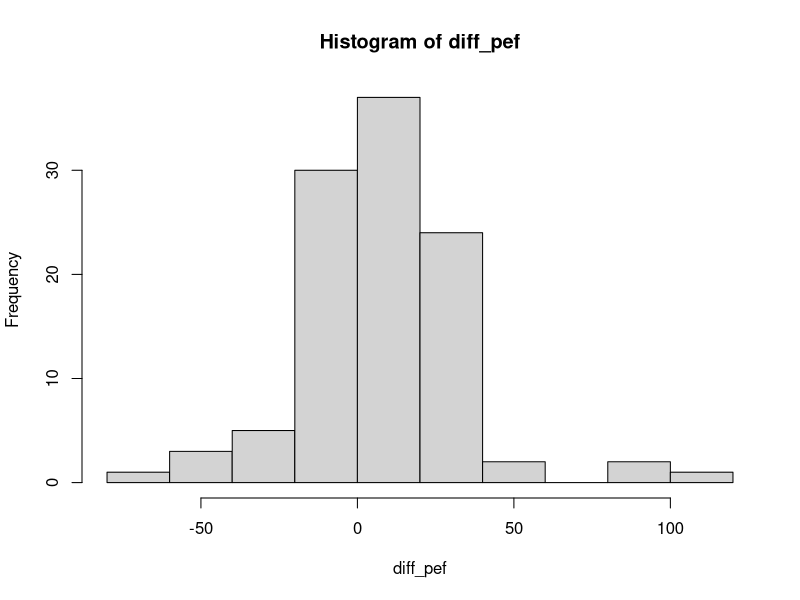
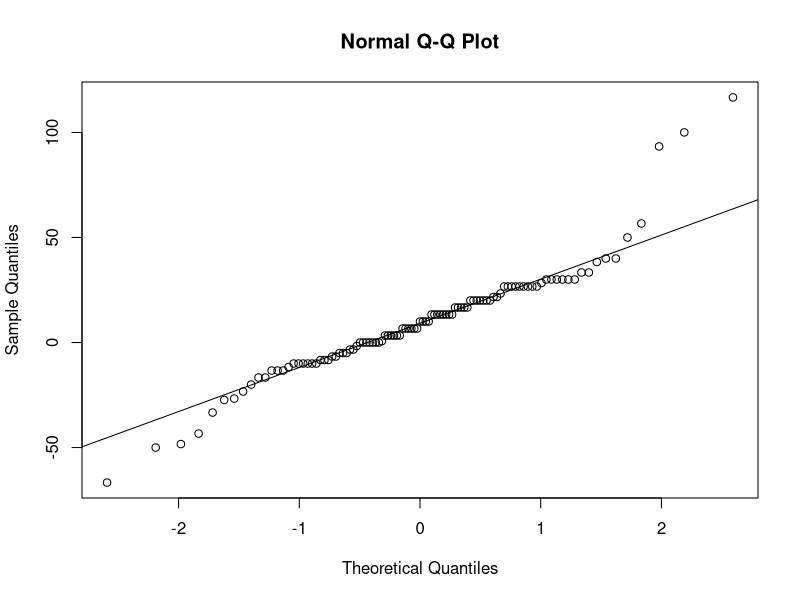
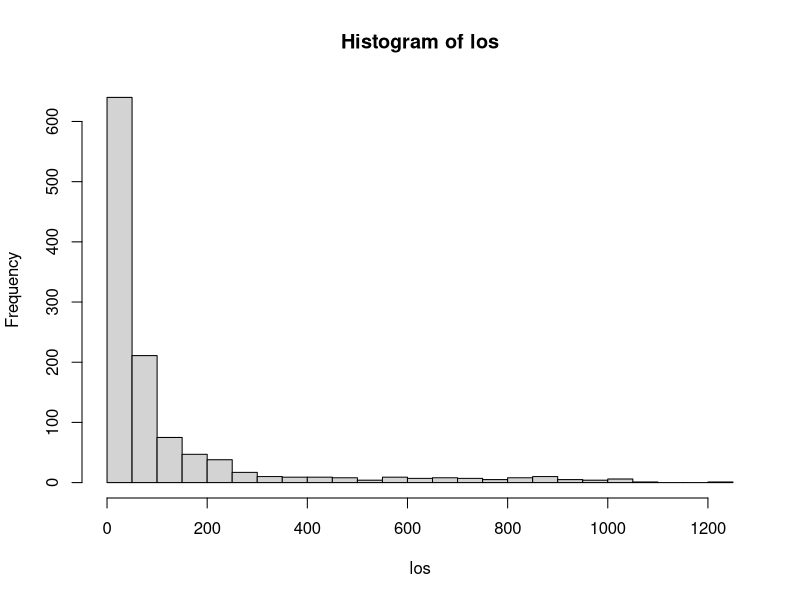
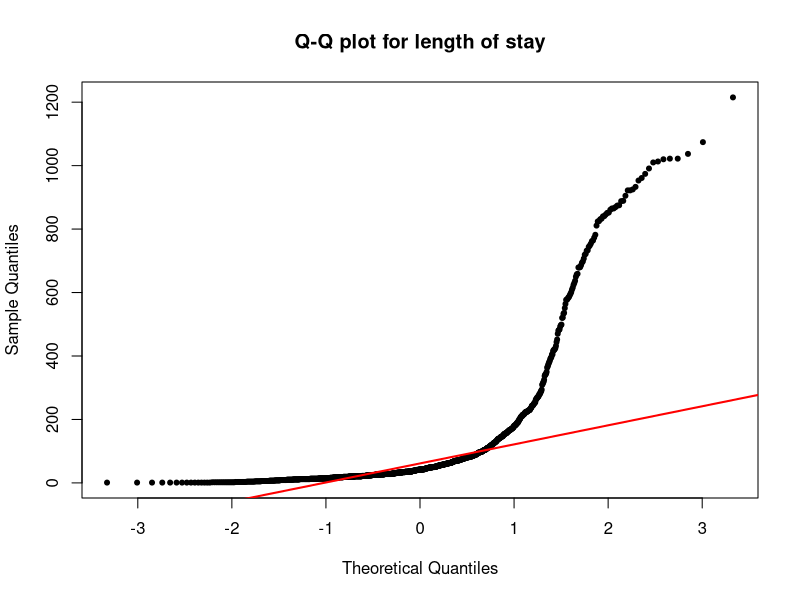
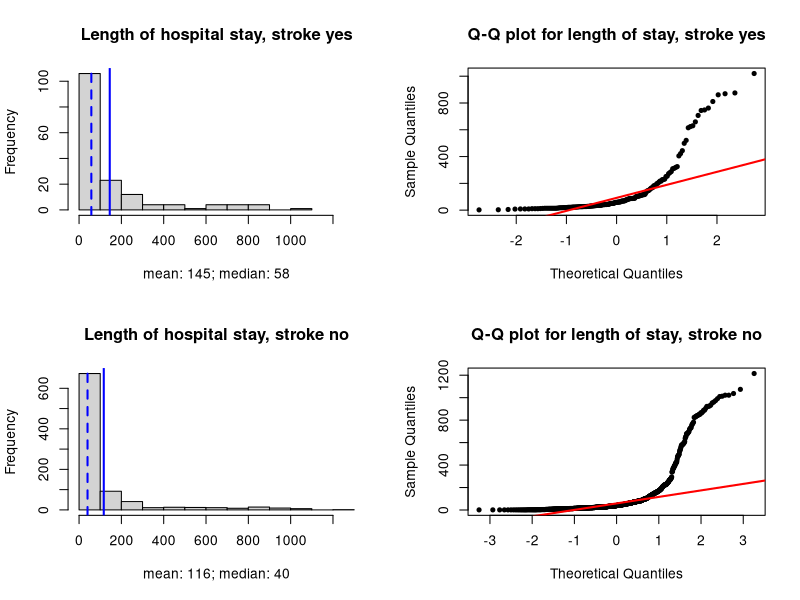
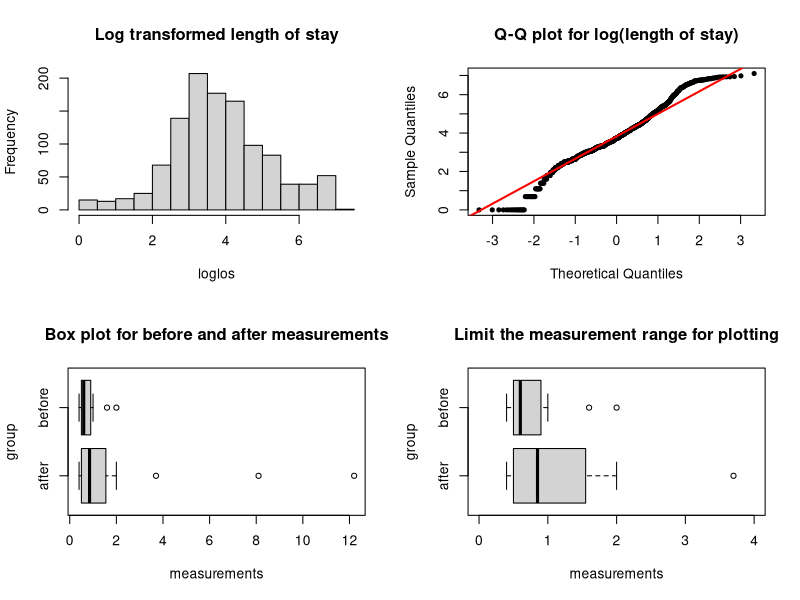
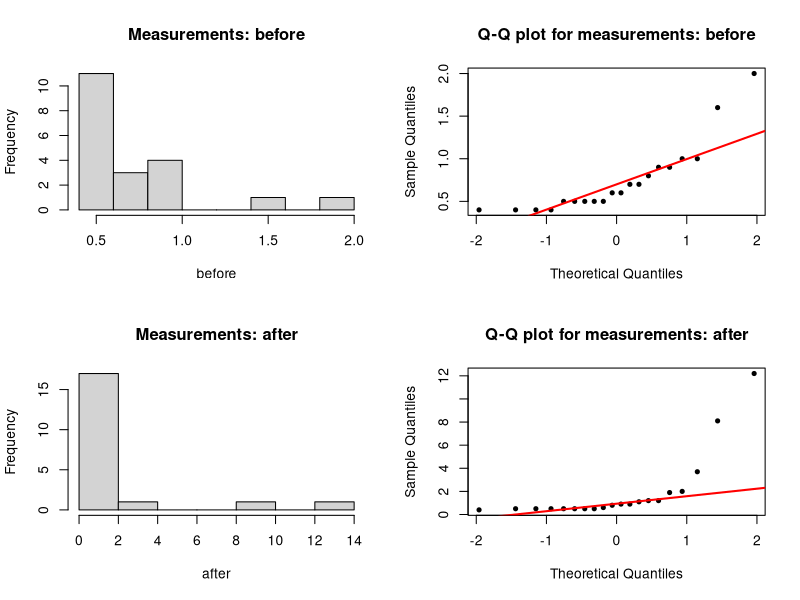
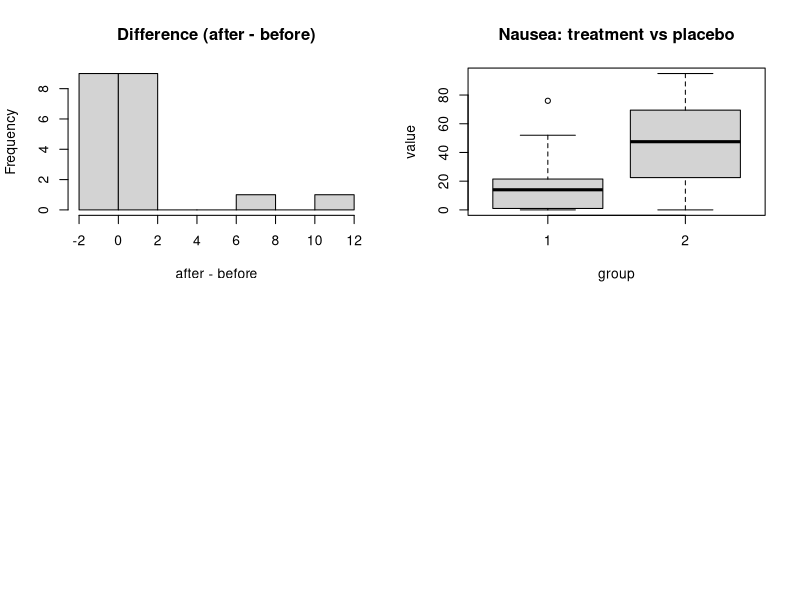

R code for these plots, in order:
# non-parametric tests

# EXERCISE 1 ----

lung_data <- read.csv('./lab/data/PEFH98-english.csv')
head(lung_data)

# 1a) ----
# compute difference betweenn pefstam and pefsitm
# the order does not matter

diff_pef <- lung_data$pefstam - lung_data$pefsitm

# 1b) ----
# histogram

hist(diff_pef)

# qqplot 
qqnorm(diff_pef)
qqline(diff_pef)


# 1c) ----
# one sample (signed rank test)
wilcox.test(diff_pef)

# alternatively
pefstam <- lung_data$pefstam
pefsitm <- lung_data$pefsitm

wilcox.test(pefstam, pefsitm, paired = T)

# the data is not severly skewed, can also use t-test 
t.test(pefstam, pefsitm, paired = T)



# __________ -----
# EXERCISE 2 ----

liggetid <- read.csv('./lab/data/liggetid.csv')
head(liggetid)



# 2a) -----

# liggetid (length of stay: los)
los <- liggetid$liggetid
stroke <- liggetid$slag

summary(los)

table(stroke)
summary(stroke) # this shows 85 missing
sum(is.na(stroke)) # 85


# visualize length of hospital stay (los)

hist(los, breaks = 25)
qqnorm(los, pch = 20, main = 'Q-Q plot for length of stay')
qqline(los, col = 'red', lwd = 2)


# 2b) ----
# separate los 


ligt_s1 <- los[which(!is.na(stroke) & stroke == 1)]
ligt_s0 <- los[which(!is.na(stroke) & stroke == 0)]

# mean, median 
c(mean(ligt_s1), median(ligt_s1))
c(mean(ligt_s0), median(ligt_s0))


# visualize
par(mfrow = c(2,2))

# s1
hist(ligt_s1, main = 'Length of hospital stay, stroke yes', 
     xlab = 'mean: 145; median: 58', 
     xlim = c(0, 1300))
abline(v = mean(ligt_s1), col = 'blue', lwd = 2)
abline(v = median(ligt_s1), col = 'blue', lwd = 2, lty = 'dashed')
# qqplot
qqnorm(ligt_s1, pch = 20, main = 'Q-Q plot for length of stay, stroke yes')
qqline(ligt_s1, col = 'red', lwd = 2)

# s0
hist(ligt_s0, main = 'Length of hospital stay, stroke no', 
     xlab = 'mean: 116; median: 40', 
     xlim = c(0, 1300))
abline(v = mean(ligt_s0), col = 'blue', lwd = 2)
abline(v = median(ligt_s0), col = 'blue', lwd = 2, lty = 'dashed')
# qqplot
qqnorm(ligt_s0, pch = 20, main = 'Q-Q plot for length of stay, stroke no')
qqline(ligt_s0, col = 'red', lwd = 2)


# non parametric test
# not matched; independent samples
# wilcoxon rank sum 
wilcox.test(ligt_s1, ligt_s0)



# 2c) -----

# if you do a t-test, you can get different results
# t.test(ligt_s1, ligt_s0)

# use log transformed 
loglos <- liggetid$lnliggti
hist(loglos, main = 'Log transformed length of stay')
qqnorm(loglos, pch = 20, main = 'Q-Q plot for log(length of stay)')
qqline(loglos, col = 'red', lwd = 2)

# separate data
logligt_s1 <- loglos[which(!is.na(stroke) & stroke == 1)]
logligt_s0 <- loglos[which(!is.na(stroke) & stroke == 0)]

t.test(logligt_s1, logligt_s0)



# __________ -----
# EXERCISE 3 ----

antibody <- read.csv('./lab/data/antibody.csv')
head(antibody)

# 3a) ----
# name variables 

before <- antibody$before
after <- antibody$after

# some summary stat of the data
summary(before)
summary(after)


# first reproduce the result from t-test
t.test(antibody$before, antibody$after, paired = T)


# optional
# long format data (requires tidyr package)
antibody_longdata <- tidyr::pivot_longer(antibody, 
                                         cols = tidyr::everything(), 
                                         names_to = 'group', 
                                         values_to = 'measurements')
head(antibody_longdata)
boxplot(measurements ~ group, 
        data = antibody_longdata, 
        horizontal = T, 
        main = 'Box plot for before and after measurements')

# limit the y axis (horizontal x axis)
boxplot(measurements ~ group, 
        data = antibody_longdata, 
        horizontal = T, 
        ylim = c(0, 4),
        main = 'Limit the measurement range for plotting')


# histogram 
hist(before, main = 'Measurements: before')
qqnorm(before, pch = 20, main = 'Q-Q plot for measurements: before')
qqline(before, col = 'red', lwd = 2)

hist(after, main = 'Measurements: after')
qqnorm(after, pch = 20, main = 'Q-Q plot for measurements: after')
qqline(after, col = 'red', lwd = 2)

# histogram for the difference s
hist(after - before, main = 'Difference (after - before)')



# 3b) ----
# matched data (paired)
# one-sample test (signed rank)

wilcox.test(before, after, paired = T)
# the error means there are ties (no change)

# what happens if you use independent two-samples test?
wilcox.test(before, after, paired = F) # p = 0.14




# __________ -----
# EXERCISE 4 ----

nausea <- read.csv('./lab/data/nausea.csv')
head(nausea)

treatment <- nausea$value[nausea$group == 1]
placebo <- nausea$value[nausea$group == 2]

summary(treatment)
summary(placebo)


# 4a) -----
# these samples are not matched: two sample independent test

# boxplot
boxplot(value ~ group, data = nausea, 
        main = 'Nausea: treatment vs placebo')

wilcox.test(treatment, placebo, paired = F)










